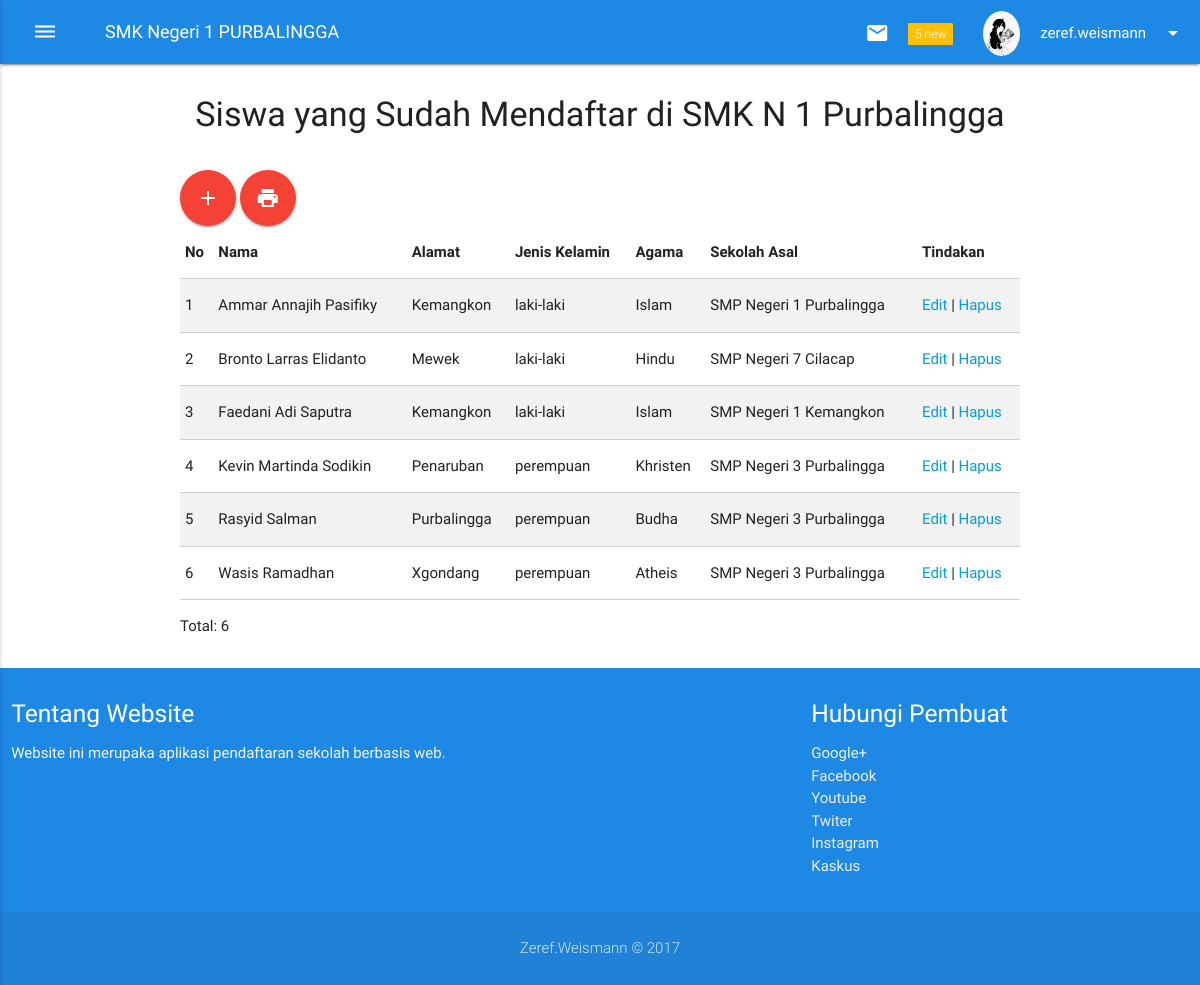
Page /list_siswa.php on the committed database.
### tables this page shows
CREATE TABLE `calon_siswa` (
  `id` int(11) NOT NULL,
  `nama` varchar(64) NOT NULL,
  `alamat` varchar(64) NOT NULL,
  `jenis_kelamin` varchar(16) NOT NULL,
  `agama` varchar(16) NOT NULL,
  `sekolah_asal` varchar(64) NOT NULL
);

### list_siswa.php (the view, shortened to what this page needs)
<?php include 'config.php'; ?>
<!DOCTYPE html>
<html>
<head>
	<link type="text/css" rel="stylesheet" href="materialize/css/materialize.min.css"/>
	<link rel="stylesheet" type="text/css" href="custom.css">
	<link rel="stylesheet" href="animate.css" />
</head>
<body>
	<div class="navbar-fixed">
		<nav class="blue darken-1">
			<div class="nav-wrapper">
				<ul>
					<li>
						<a href="#" data-activates="slide-out" class="button-collapse show-on-large "><i class="material-icons">dehaze</i></a>
					</li>
					<li>
						<a href="index.php" id="header-logo" class="hide-on-med-and-down">SMK Negeri 1 PURBALINGGA</a>
					</li>
				</ul>
				<ul class="right hide-on-med-and-down">
					<li>
						<a class="modal-trigger waves-effect " onclick="$('#modal-coba').modal('open');">
							<i class="material-icons left "> mail</i>
							<span class="new badge amber pulse ">5</span>
						</a>
					</li>
					<li>
						<a href="javascript:void(0)" class="dropdown-button waves-effect" data-activates='mudun'>
							<img src="avatar.jpg" alt="" class="circle left mini-perfil">
							<span>zeref.weismann</span>
							<i class="material-icons right">arrow_drop_down</i>
						</a>
					</li>
				</ul>
			</div>
		</div>
<main>
	<div class="container section scrollspy">
		<div class="animated rubberBand"><h4 class="center-align">Siswa yang Sudah Mendaftar di SMK N 1 Purbalingga</h4></div>
		<br>
		<a  href="form-daftar.php" class="btn-floating btn-large waves-effect waves-light red"><i class="material-icons">add</i></a>
		<a  href="cetak.php" class="btn-floating btn-large waves-effect waves-light red"><i class="material-icons">print</i>
		</a>
		<br>
		<table class="striped responsive-table bordered">
			<thead>
				<tr>
					<th>No</th>
					<th>Nama</th>
					<th>Alamat</th>
					<th>Jenis Kelamin</th>
					<th>Agama</th>
					<th>Sekolah Asal</th>
					<th>Tindakan</th>
				</tr>
			</thead>
			<tbody>
				<?php
				$sql = 'select * from calon_siswa order by nama asc';
				$query = mysqli_query($conn, $sql);
				$no = 1;
				while ($siswa =mysqli_fetch_array($query)){
					echo "<tr>";
					echo "<td>".$no."</td>";
					echo "<td>".$siswa['nama']."</td>";
					echo "<td>".$siswa['alamat']."</td>";
					echo "<td>".$siswa['jenis_kelamin']."</td>";
					echo "<td>".$siswa['agama']."</td>";
					echo "<td>".$siswa['sekolah_asal']."</td>";
					echo "<td>";
					echo "<a href='form-edit.php?id=".$siswa['id']."'>Edit</a> | ";
					echo "<a onclick=\"javascript: return confirm('Anda yakin hapus data ini ?')\" href='hapus.php?id=".$siswa['id']."'>Hapus</a>";
					echo "</tr>";
					$no++;
				}
				?>
			</tbody>
		</table>
		<p>Total: <?php echo mysqli_num_rows($query) ?></p>
	</div>
</main>
<footer class="page-footer blue darken-1">
	<div class="row">
		<div class="col l6 s12">
			<h5 class="white-text">Tentang Website</h5>
			<p class="grey-text text-lighten-4">Website ini merupaka aplikasi pendaftaran sekolah berbasis web.</p>
		</div>
		<div class="col l4 offset-l2 s12">
			<h5 class="white-text">Hubungi Pembuat</h5>
			<ul>
				<li><a class="grey-text text-lighten-3" href="https://plus.google.com/u/0/103381267055772573687" target="_blank">Google+</a>
				</li>
				<li><a class="grey-text text-lighten-3" href="https://web.facebook.com/ammar.pasifiky" target="_blank">Facebook</a>
				</li>
				<li><a class="grey-text text-lighten-3" href="https://www.youtube.com/channel/UCGkvJzBd6L4_qYNcxlJyP9w" target="_blank">Youtube</a>
				</li>
				<li><a class="grey-text text-lighten-3" href="https://twitter.com/AmmarFiky" target="_blank">Twiter</a>
				</li>
				<li><a class="grey-text text-lighten-3" href="https://www.instagram.com/zeref.weismann" target="_blank">Instagram</a>
				</li>
				<li><a class="grey-text text-lighten-3" href="https://www.kaskus.co.id/profile/aboutme/9995572" target="_blank">Kaskus</a>
				</li>
			</ul>
		</div>
	</div>
	<div class="footer-copyright ">
		<div class="container">
			<p class="center-align">Zeref.Weismann &copy; 2017</p>
		</div>
	</div>
</footer>
</body>
</html>

### custom.css (style rules this page uses)
#header-logo { font-size: 18px; }
.mini-perfil { width: 37px; margin-top: 10px; margin-right: 20px; }

### rows in the picture
calon_siswa: nama "Ammar Annajih Pasifiky", alamat "Kemangkon", jenis_kelamin "laki-laki", agama "Islam", sekolah_asal "SMP Negeri 1 Purbalingga"
calon_siswa: nama "Bronto Larras Elidanto", alamat "Mewek", jenis_kelamin "laki-laki", agama "Hindu", sekolah_asal "SMP Negeri 7 Cilacap"
calon_siswa: nama "Faedani Adi Saputra", alamat "Kemangkon", jenis_kelamin "laki-laki", agama "Islam", sekolah_asal "SMP Negeri 1 Kemangkon"
calon_siswa: nama "Kevin Martinda Sodikin", alamat "Penaruban", jenis_kelamin "perempuan", agama "Khristen", sekolah_asal "SMP Negeri 3 Purbalingga"
calon_siswa: nama "Rasyid Salman", alamat "Purbalingga", jenis_kelamin "perempuan", agama "Budha", sekolah_asal "SMP Negeri 3 Purbalingga"
calon_siswa: nama "Wasis Ramadhan", alamat "Xgondang", jenis_kelamin "perempuan", agama "Atheis", sekolah_asal "SMP Negeri 3 Purbalingga"

### other values in the picture
mysqli_num_rows($query) "6"
